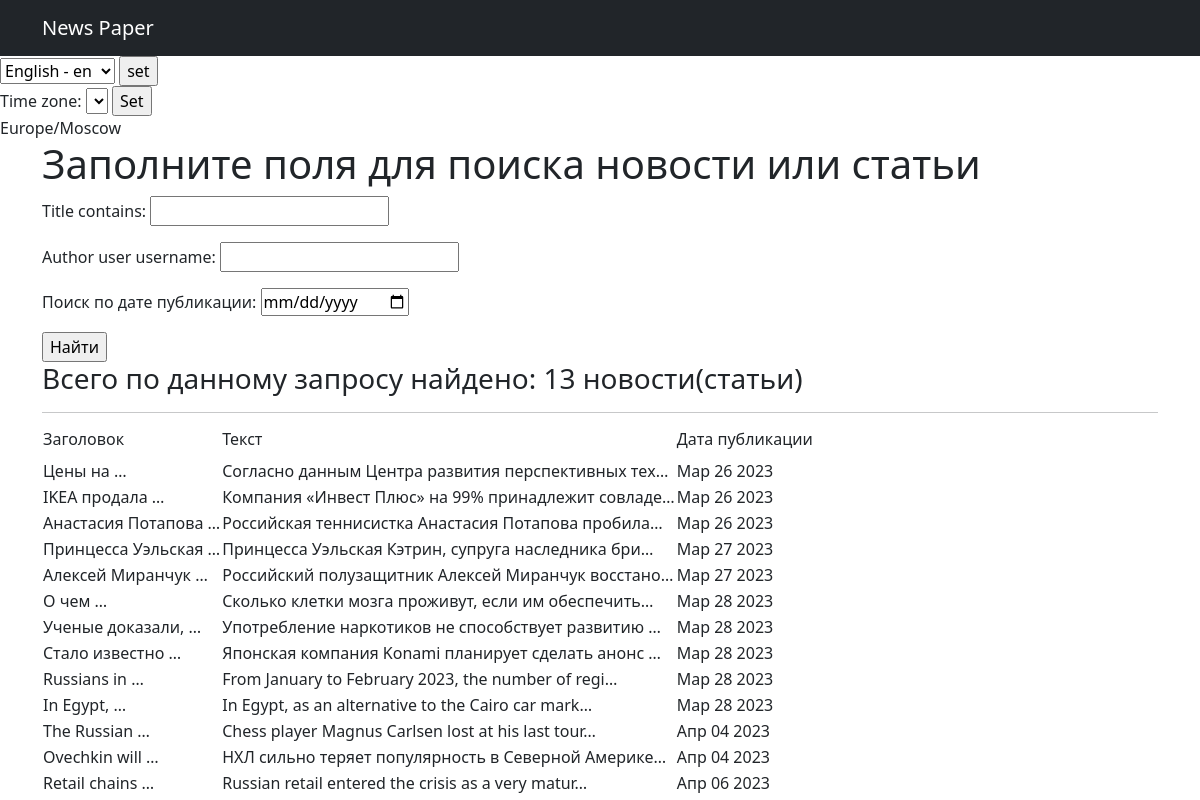
/posts/search/, run on the app's committed database.
### news/models.py (models this page shows, shortened)
class Post(models.Model):
    objects = None
    list_type = [(news, 'Новости'), (article, 'Статья')]
    author = models.ForeignKey(Author, on_delete=models.CASCADE)
    post_type = models.CharField(max_length=2, choices=list_type)
    time_create = models.DateTimeField(auto_now_add=True)
    category = models.ManyToManyField(Category, through='PostCategory')
    title = models.CharField(max_length=250)
    text_post = models.TextField()
    rating = models.FloatField(default=0.0)

### news/views.py (the view)
# urls.py: path('search/', SearchList.as_view(), name='search_publications'),
class SearchList(ListView):
    model = Post
    template_name = 'search_page.html'
    context_object_name = 'posts'
    def get_queryset(self):
        queryset = super().get_queryset()
        self.filterset = PostFilter(self.request.GET, queryset)
        return self.filterset.qs
    def get_context_data(self, **kwargs):
        context = super().get_context_data(**kwargs)
        context['filterset'] = self.filterset
        context['time_now'] = datetime.utcnow()
        return context

### news/templatetags/custom_filters.py (called while the page is built)
@register.filter
@stringfilter
def censor(value):
    for i in range(len(bad_words)):
        num_index = value.lower().find(bad_words[i])
        if num_index > 0:
            value = value.replace(bad_words[i][1:], "*" * (len(bad_words[i]) - 1))
    return value

### news/templates/search_page.html (shortened to what this page needs)
{% extends 'flatpages/default.html' %}
{% load custom_filters %}
{% load custom_tags %}
{% block content %}
<h1>Заполните поля для поиска новости или статьи</h1>
   <form action="" method="get">
       {{ filterset.form.as_p }}
       <input type="submit" value="Найти" />
   </form>
{% if posts|length > 1 %}
<h3>Всего по данному запросу найдено: {{ posts|length }} новости(статьи)</h3>
{% elif posts|length == 1%}
<h3>По данному запросу найдена только одна публикация</h3>
{% else %}
<h3>По данному запросу ничего не найдено!</h3>
{% endif %}
    <hr>
   {% if posts %}
       <table>
           <tr>
               <td><h6>Заголовок</h6></td>
               <td><h6>Текст</h6></td>
               <td><h6>Дата публикации</h6></td>
           </tr>
           {% for post in posts %}
           <tr>
               <td>{{ post.title|truncatewords:2|censor }}</td>
               <td>{{ post.text_post|truncatechars:50|censor }}</td>
               <td>{{ post.time_create|date:'M d Y' }}</td>
           </tr>
           {% endfor %}
       </table>
   {% endif %}
{% endblock content %}

### data on the page
Post: title|censor "Цены на …", text_post|censor "Согласно данным Центра развития перспективных тех…", time_create "Мар 26 2023"
Post: title|censor "IKEA продала …", text_post|censor "Компания «Инвест Плюс» на 99% принадлежит совладе…", time_create "Мар 26 2023"
Post: title|censor "Анастасия Потапова …", text_post|censor "Российская теннисистка Анастасия Потапова пробила…", time_create "Мар 26 2023"
Post: title|censor "Принцесса Уэльская …", text_post|censor "Принцесса Уэльская Кэтрин, супруга наследника бри…", time_create "Мар 27 2023"
Post: title|censor "Алексей Миранчук …", text_post|censor "Российский полузащитник Алексей Миранчук восстано…", time_create "Мар 27 2023"
Post: title|censor "О чем …", text_post|censor "Сколько клетки мозга проживут, если им обеспечить…", time_create "Мар 28 2023"
Post: title|censor "Ученые доказали, …", text_post|censor "Употребление наркотиков не способствует развитию …", time_create "Мар 28 2023"
Post: title|censor "Стало известно …", text_post|censor "Японская компания Konami планирует сделать анонс …", time_create "Мар 28 2023"
Post: title|censor "Russians in …", text_post|censor "From January to February 2023, the number of regi…", time_create "Мар 28 2023"
Post: title|censor "In Egypt, …", text_post|censor "In Egypt, as an alternative to the Cairo car mark…", time_create "Мар 28 2023"
Post: title|censor "The Russian …", text_post|censor "Chess player Magnus Carlsen lost at his last tour…", time_create "Апр 04 2023"
Post: title|censor "Ovechkin will …", text_post|censor "НХЛ сильно теряет популярность в Северной Америке…", time_create "Апр 04 2023"
Post: title|censor "Retail chains …", text_post|censor "Russian retail entered the crisis as a very matur…", time_create "Апр 06 2023"

### other printed values
{{ TIME_ZONE }} "Europe/Moscow"
{{ posts|length }} "13"
form field language "English - en"
